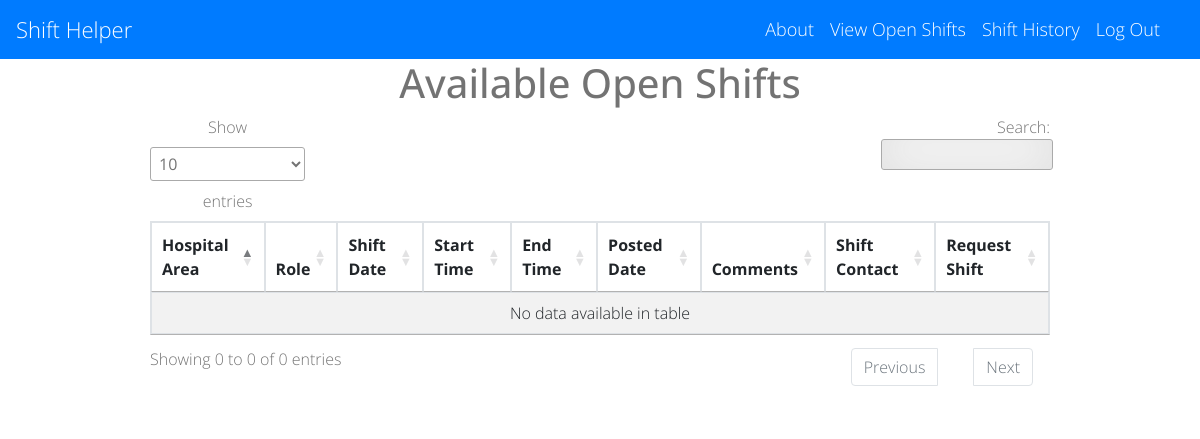
The page /shifts?hospital_id=7 on the database as committed earlier.
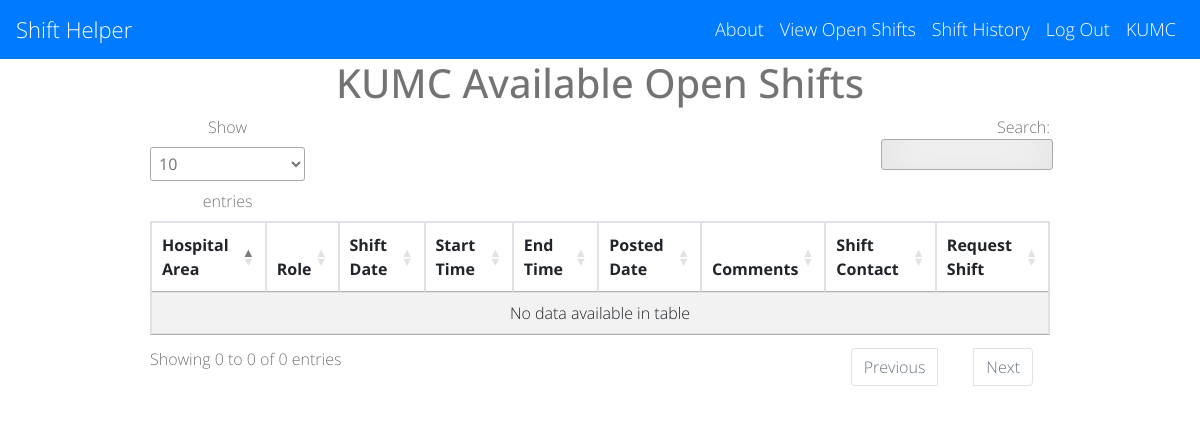
The same page on the database as committed later.
### main.py (models this page shows)
class Hospital(UserMixin, db.Model):
    id = db.Column(db.Integer, primary_key=True)
    hospital_name = db.Column(db.String(1000))
    admin_name = db.Column(db.String(1000))
    admin_email = db.Column(db.String(100))
    admin_password = db.Column(db.String(1000))
    staff_password = db.Column(db.String(1000))
    created_date = db.Column(db.TIMESTAMP)

### main.py (the view)
@app.route('/shifts', methods=['GET'])
def shifts():
    hospital_id = request.args['hospital_id']
    session['hospital_id'] = hospital_id
    cur_hospital = Hospital.query.get(hospital_id)
    cur_date = date.today()
    available_shifts = db.session.query(Shifts) \
        .filter(Shifts.status != 'Approved', Shifts.status != 'Removed', Shifts.date >= cur_date
                , Shifts.hospital_id == hospital_id) \
        .order_by(Shifts.date, Shifts.start_time, Shifts.area, Shifts.role)
    return render_template('shifts.html', hospital=cur_hospital, shifts=available_shifts, logged_in=True)

### templates/shifts.html (shortened to what this page needs)
{% extends 'base.html' %}
{% block content %}
<div class="table-responsive">
  <div class="row">
    <div class="col-sm-12">
      <h1>{{ hospital.hospital_name }} Available Open Shifts</h1>
	  <table id="data" class="table table-striped table-sm table-bordered">
        <thead>
            <tr>
                <th>Hospital Area</th>
                <th>Role</th>
                <th>Shift Date</th>
                <th>Start Time</th>
                <th>End Time</th>
                <th>Posted Date</th>
                <th>Comments</th>
                <th>Shift Contact</th>
                <th>Request Shift</th>
            </tr>
        </thead>
          <tbody>
          </tbody>
  	  </table>
    </div>
  </div>
</div>
{% endblock %}

### templates/base.html (shortened to what this page needs)
<!DOCTYPE html>
<html>
<head>
    <link rel="stylesheet" href="//use.fontawesome.com/releases/v5.0.7/css/all.css">
    <link rel="stylesheet" href="https://stackpath.bootstrapcdn.com/bootstrap/4.5.2/css/bootstrap.min.css">
    <link rel="stylesheet" type="text/css" href="https://cdn.datatables.net/1.11.4/css/jquery.dataTables.min.css">
    <link rel="stylesheet" href="{{ url_for('static', filename='css/styles.css')}}">
</head>
<body>
<nav class="navbar navbar-expand-lg navbar-dark bg-primary">
  <a class="navbar-brand" href="/">Shift Helper</a>
  <div class="collapse navbar-collapse">
      <ul class = "navbar-nav ml-auto">
          <li class="nav-item">
              <a class="nav-link" href="{{ url_for('about') }}">About</a>
          </li>
          {% if logged_in: %}
          <li class="nav-item">
              <a class="nav-link" href="{{ url_for('shifts', hospital_id=hospital.id) }}">View Open Shifts</a>
          </li>
        <li class="nav-item">
              <a class="nav-link" href="{{ url_for('shift_history', hospital_id=hospital.id) }}">Shift History</a>
          </li>
          <li class="nav-item">
              <a class="nav-link" href="{{ url_for('logout') }}">Log Out</a>
          </li>
          <li class="nav-item">
              <a class="nav-link" href="">{{ hospital.hospital_name }}</a>
          </li>
          {% endif %}
      </ul>
  </div>
</nav>
       {% block content %}
       {% endblock %}
</body>
</html>

### static/css/styles.css (style rules this page uses)
* { -webkit-box-sizing:border-box; -moz-box-sizing:border-box; -ms-box-sizing:border-box; -o-box-sizing:border-box; box-sizing:border-box; }
html { width: 100%; height:100%; overflow:scroll; }
body { width: 100%; height:100%; font-family: 'Open Sans', Arial, sans-serif; font-weight:200; background: #ffffff; color: rgba(0, 0, 0, 0.55); filter: progid:DXImageTransform.Microsoft.gradient( startColorstr='#3E1D6D', endColorstr='#092756',GradientType=1 ); }
.navbar-brand { font-size: 22px; font-family: "Open Sans", Arial, sans-serif; }
.navbar-dark .navbar-nav .nav-link { color: white; font-size: 18px; }
.navbar-collapse { color: white; }
.table { text-align: center; }
.table-responsive { padding-left: 150px; padding-right: 150px; text-align: center; }

Rows that differ between the two databases and show on the page:
added Hospital: hospital_name "KUMC"
